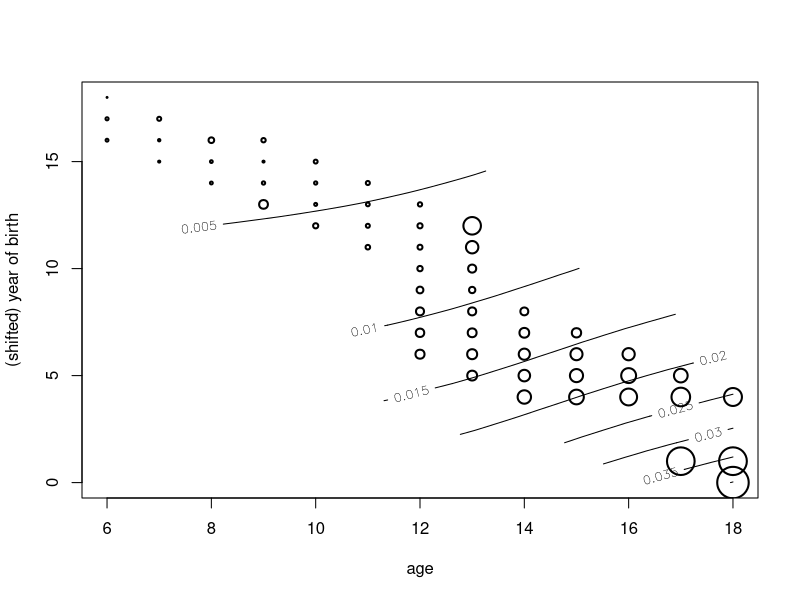
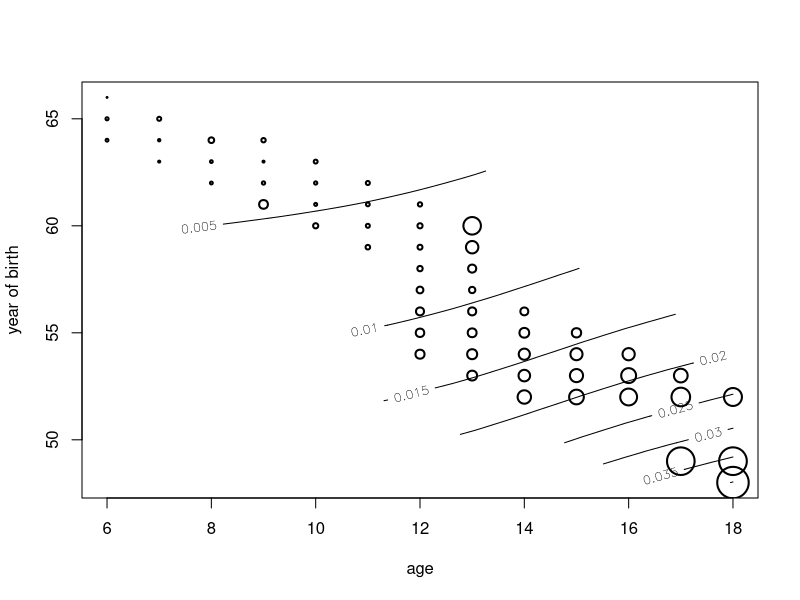
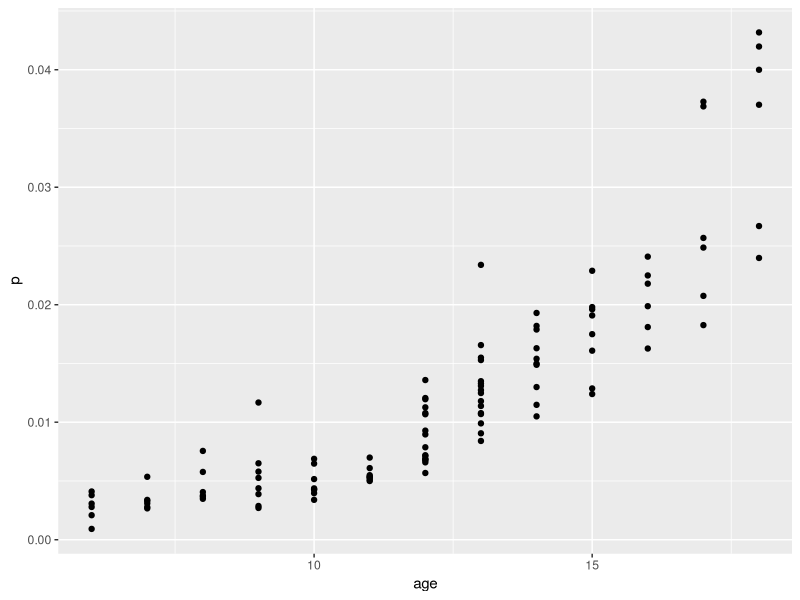
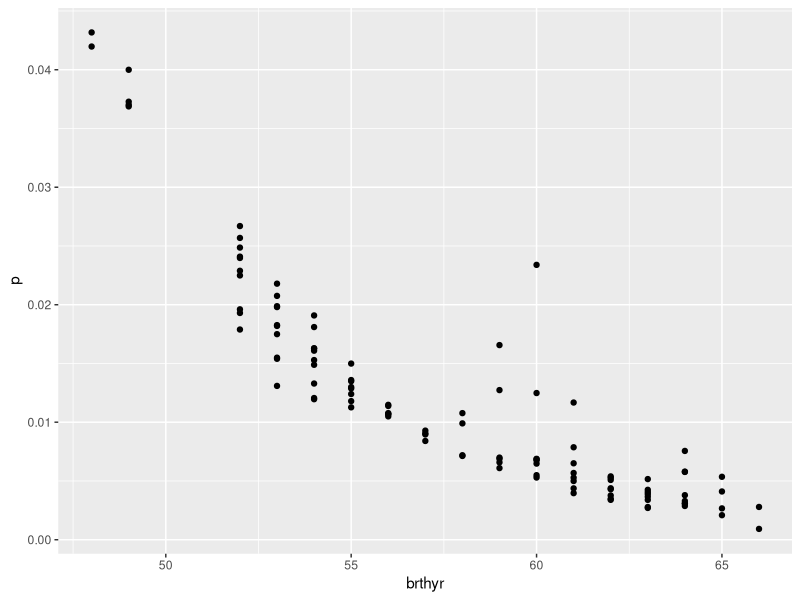

Write R code to recreate these figures, in order.
## ---- chunk 1
library(mgcv)
library(ggplot2)

tbdata <- read.table("data/tb.dat", header = T)
attach(tbdata)
a=AGE
x=BRTHYR-min(BRTHYR)
g=SEX
s=PPD
p=s/N
f=N-s
y=cbind(s,f)
## ---- chunk 2
gamfit5 <- gam(y ~ s(a) + x * g, family = binomial(link = "cloglog"))
## ---- chunk 3
gamfit6 <- gam(y ~ s(a) + BRTHYR * g, family = binomial(link = "cloglog"))
## ---- chunk 4
vis.gam(gamfit5,view=c("a","x"),cond=list(g=0),labcex=0.8,type="response",plot.type="contour",color="bw",too.far=0.15,xlab="age", ylab="(shifted) year of birth",main=" ") 
points(a[g==0],x[g==0],cex=100*p[g==0],lwd=2)
## ---- chunk 5
vis.gam(gamfit6,view=c("a","BRTHYR"),cond=list(g=0),labcex=0.8,type="response",plot.type="contour",color="bw",too.far=0.15,xlab="age", ylab="year of birth",main=" ") 
points(a[g==0],BRTHYR[g==0],cex=100*p[g==0],lwd=2)
## ---- chunk 6
df <- data.frame(age = a, p = p, x = x, brthyr = BRTHYR, s = s, n = N)
## ---- chunk 7
ggplot(df, aes(x = age, y = p)) +
geom_point()
## ---- chunk 8
ggplot(df, aes(x = brthyr, y = p)) +
geom_point()
